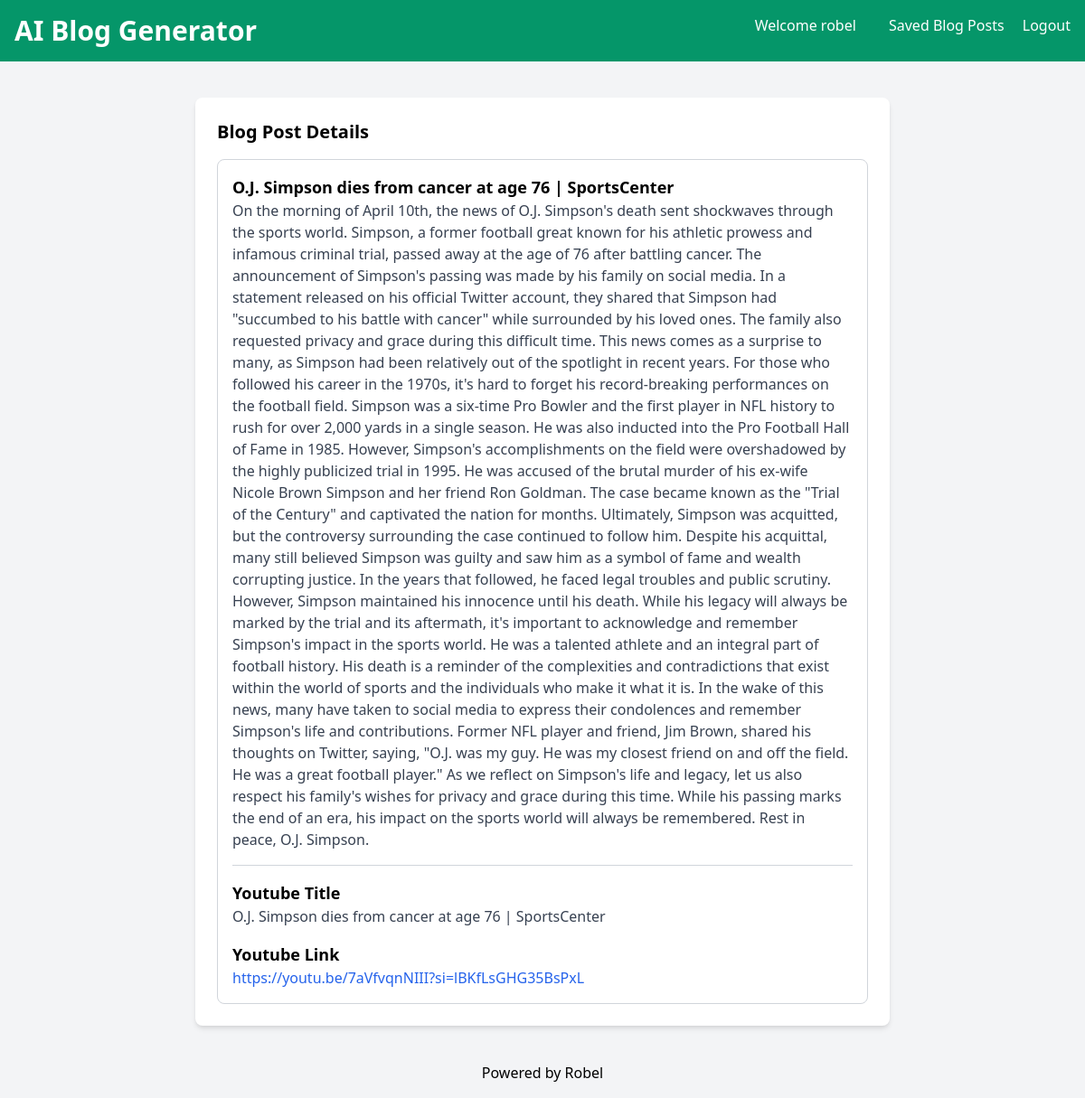
The page /blog-details/1 (signed in) on the database its author committed.
### blog_generator/models.py (models this page shows, shortened)
class BlogPost(models.Model):
    user = models.ForeignKey(User, on_delete=models.CASCADE, related_name='blog_articles')
    youtube_title = models.CharField(max_length=300)
    youtube_link = models.URLField()
    generated_content = models.TextField()
    created_at = models.DateTimeField(auto_now_add=True)

### blog_generator/views.py (the view)
# urls.py: path('blog-details/<int:pk>', views.blog_details, name='blog-details')
def blog_details(request, pk):
    article = models.BlogPost.objects.filter(id=pk).first()
    if request.user == article.user:
        return render(request, 'blog-details.html', {'article':article})
    else:
        return redirect('/')

### templates/blog-details.html (shortened to what this page needs)
<!DOCTYPE html>
<html lang="en">
<head>
    <link href="https://cdn.jsdelivr.net/npm/tailwindcss@2.2.19/dist/tailwind.min.css" rel="stylesheet">
</head>
<body class="bg-gray-100 font-sans antialiased">
    <nav class='bg-green-600 p-4 mb-7 text-white flex justify-between '>
        <div>
            <h1 class='text-3xl font-bold'>AI Blog Generator</h1>
        </div>
        <div>
            <a href="#" class="text-white hover:underline mx-4">Welcome {{user.username}}</a>
            <a href='/blog-list' class="text-white hover:underline mx-4">Saved Blog Posts</a>
            <a href='/logout' class="text-white hover:underline">Logout</a>
        </div>
    </nav>
    <div class='container mx-auto mt-10 px-4 sm:px-0'>
        <div class="max-w-3xl mx-auto bg-white p-6 rounded-lg shadow-md">
            <section>
                <h2 class="text-xl mb-4 font-semibold">Blog Post Details</h2>
                <div class="border border-gray-300 p-4 rounded-lg">
                    <h3 class="text-lg font-semibold">{{article.youtube_title}}</h3>
                    <p class="text-gray-700">{{article.generated_content}}</p>
                    <hr class="my-4 border-gray-300">
                    <h4 class="text-lg font-semibold">Youtube Title</h4>
                    <p class="text-gray-700">{{article.youtube_title}}</p>
                    <h4 class="text-lg font-semibold mt-4">Youtube Link</h4>
                    <a href="{{article.youtube_link}}" class="text-blue-600 hover:underline">{{article.youtube_link}}</a>
                </div>
            </section>
        </div>
    </div>
    <footer class='text-center p-4 text-black mt-6'>
        Powered by Robel
    </footer>
</body>
</html>

### rows shown on the page
BlogPost: youtube_title "O.J. Simpson dies from cancer at age 76 | SportsCenter", generated_content "On the morning of April 10th, the news of O.J. Simpson's death sent shockwaves through the sports world. Simpson, a former football great known for his athletic prowess and infamous criminal trial, passed away at the age of 76 after battling cancer. The announcement of Simpson's passing was made by his family on social media. In a statement released on his official Twitter account, they shared that Simpson had \"succumbed to his battle with cancer\" while surrounded by his loved ones. The family also requested privacy and grace during this difficult time. This news comes as a surprise to many, as Simpson had been relatively out of the spotlight in recent years. For those who followed his…", youtube_link "https://youtu.be/7aVfvqnNIII?si=lBKfLsGHG35BsPxL"

### other values the page prints
{{ user.username }} "robel"
